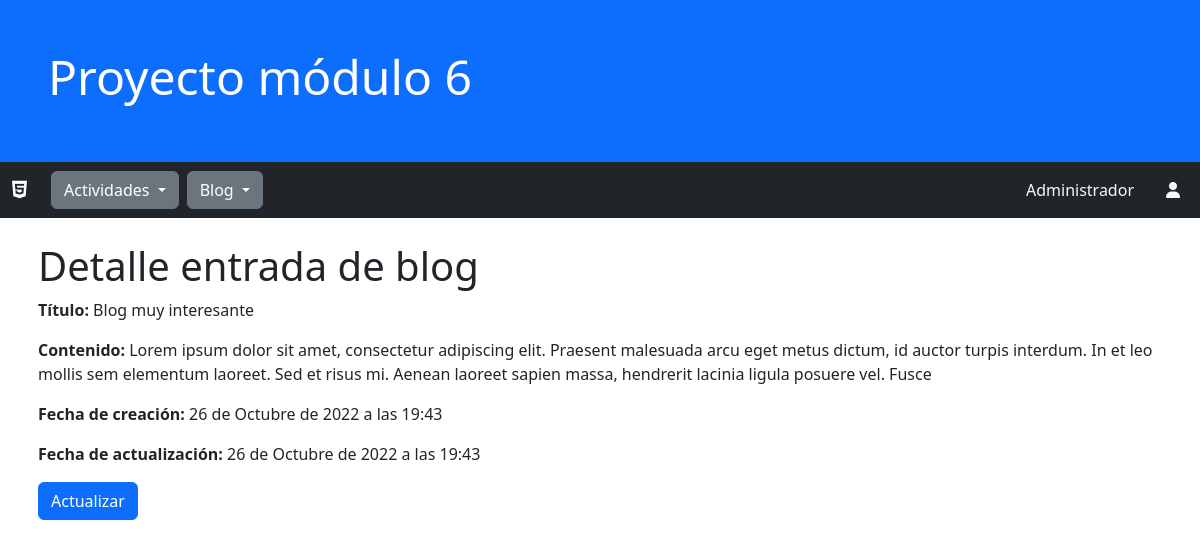
/blog/detail/1, run on an earlier commit of the app's database.
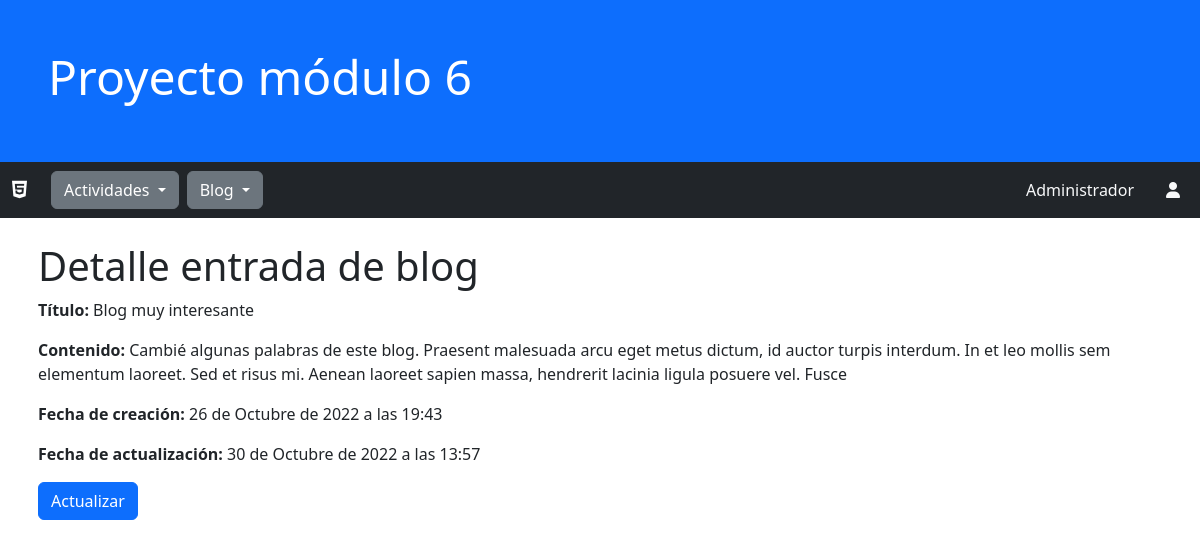
And on a later commit of the database.
### blog/models.py (models this page shows, shortened)
class EntradaBlog(models.Model):
    titulo = models.CharField(max_length=128, verbose_name="Título")
    contenido = models.TextField(verbose_name="Contenido")
    fecha_creacion = models.DateTimeField(auto_now_add=True, verbose_name="Fecha de creación")
    fecha_actualizacion = models.DateTimeField(auto_now=True, verbose_name="Fecha de actualización")
    class Meta():
        verbose_name_plural = "Blogs"
        verbose_name = "Blog"
        ordering = ['fecha_creacion']

### blog/views.py (the view)
# urls.py: path('detail/<int:pk>', views.BlogDetail.as_view(), name='detail'),
class BlogDetail(DetailView):
    model = models.EntradaBlog
    template_name = 'blog/detail.html'

### blog/templates/blog/detail.html
{% extends 'actividades/base.html'%}
{% block contenido %}
<div class="container p-2 mt-3">
    <h1>Detalle entrada de blog </h1>
    <p><strong>Título: </strong>{{entradablog.titulo}}</p>
    <p><strong>Contenido: </strong>{{entradablog.contenido}}</p>
    <p><strong>Fecha de creación: </strong>{{entradablog.fecha_creacion}}</p>
    <p><strong>Fecha de actualización: </strong>{{entradablog.fecha_actualizacion}}</p>
    <a class="btn btn-primary" href="{% url 'blog:update' entradablog.id %}">Actualizar</a>
</div>
{% endblock %}

What changed in the data, as far as the page shows it:
changed EntradaBlog "Blog muy interesante": contenido "Lorem ipsum dolor sit amet, consectetur adipiscing elit. Praesent malesuada arcu eget…" → "Cambié algunas palabras de este blog. Praesent malesuada arcu eget…"; fecha_actualizacion "26 de Octubre de 2022 a las 19:43" → "30 de Octubre de 2022 a las 13:57"
